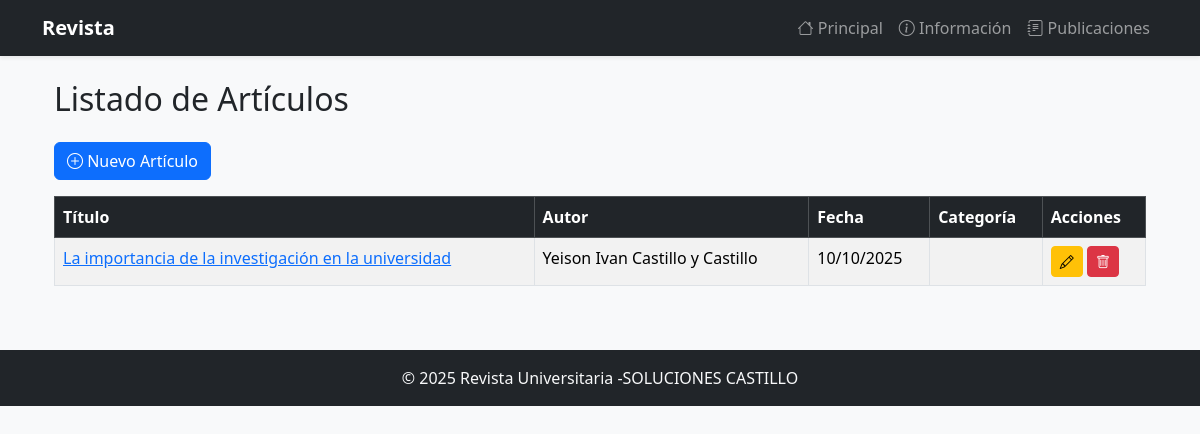
The app's page /publicaciones/ with its own data.
### Apps/publicaciones/models.py (models this page shows, shortened)
class Articulo(models.Model):
    titulo = models.CharField(max_length=200)
    resumen = models.TextField(blank=True)
    contenido = models.TextField()
    fecha = models.DateTimeField(auto_now_add=True)
    autor = models.ForeignKey(EstudiantePublicador, on_delete=models.CASCADE)
    autorizado_por = models.ForeignKey(EstudianteAutorizador, on_delete=models.SET_NULL, null=True, blank=True)

class EstudiantePublicador(models.Model):
    nombre = models.CharField(max_length=120)
    correo = models.EmailField(unique=True)
    carnet = models.CharField(max_length=20)
    def __str__(self):
        return self.nombre

### Apps/publicaciones/views.py (the view)
# urls.py: path('', views.ArticuloList.as_view(), name="index"),
class ArticuloList(ListView):
    model = Articulo
    template_name = "publicaciones/articulo_list.html"

### Apps/publicaciones/templates/publicaciones/articulo_list.html (shortened to what this page needs)
{% extends "base.html" %}
{% block content %}
    <div class="container">
        <h2 class="mb-4">Listado de Artículos</h2>
        <a href="{% url 'publicaciones:articulo_create' %}" class="btn btn-primary mb-3">
            <i class="bi bi-plus-circle"></i> Nuevo Artículo
        </a>
        <table class="table table-bordered table-striped">
            <thead class="table-dark">
            <tr>
                <th>Título</th>
                <th>Autor</th>
                <th>Fecha</th>
                <th>Categoría</th>
                <th>Acciones</th>
            </tr>
            </thead>
            <tbody>
            {% for articulo in object_list %}
                <tr>
                    <td>
                        <a href="{% url 'publicaciones:articulo_detail' articulo.id %}">
                            {{ articulo.titulo }}
                        </a>
                    </td>
                    <td>{{ articulo.autor }}</td>
                    <td>{{ articulo.fecha|date:"d/m/Y" }}</td>
                    <td>{{ articulo.categoria }}</td>
                    <td>
                        <a href="{% url 'publicaciones:articulo_update' articulo.id %}" class="btn btn-sm btn-warning">
                            <i class="bi bi-pencil"></i>
                        </a>
                        <a href="{% url 'publicaciones:articulo_delete' articulo.id %}" class="btn btn-sm btn-danger btn-delete">
                            <i class="bi bi-trash"></i>
                        </a>
                    </td>
                </tr>
            {% empty %}
                <tr>
                    <td colspan="5" class="text-center">No hay artículos registrados.</td>
                </tr>
            {% endfor %}
            </tbody>
        </table>
    </div>
{% endblock %}

### records on screen
Articulo: titulo "La importancia de la investigación en la universidad", autor "Yeison Ivan Castillo y Castillo", fecha "10/10/2025"
